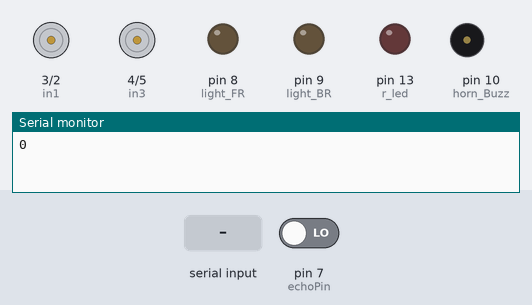
Bench run of a sketch on a simulated Arduino Uno, built with avr-gcc and run on an emulated ATmega328P. Parts: motor-driver pin pairs drawn as motors (green arrow = first pin HIGH = forward, orange = second pin HIGH = backward, longer = more drive), output pins drawn as LEDs (lit = HIGH), buzzer (waves = sounding, pin HIGH), the last lines printed to the serial monitor. The test bench sets the inputs (shaded band); at power-on: pin 7 (echoPin) LOW. Pins used as bus, display or sensor lines are not drawn.

Above: at 1.7 s.
1.8 s: "F" received over Serial
At 3.5 s:
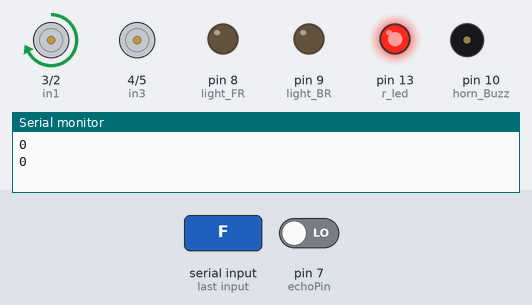
4.0 s: byte 50 ('2') received over Serial
At 5.7 s:
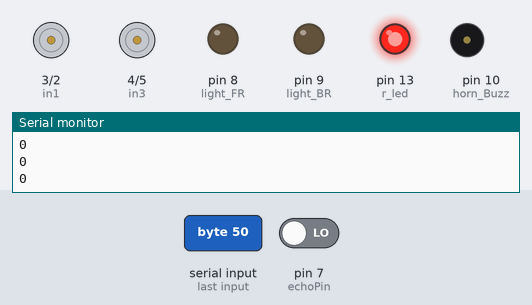
6.0 s: "B" received over Serial
At 7.7 s:
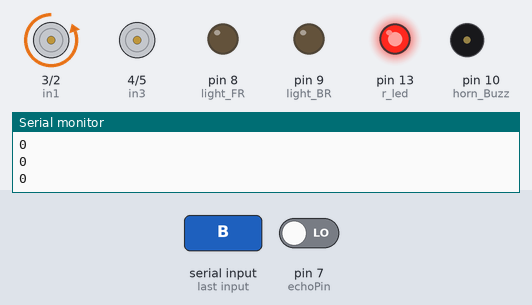
8.0 s: "L" received over Serial
At 9.1 s:
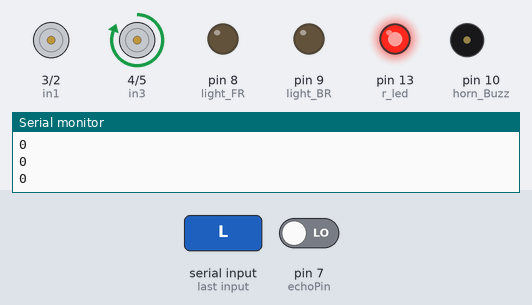
10.0 s: "R" received over Serial
At 11.4 s:
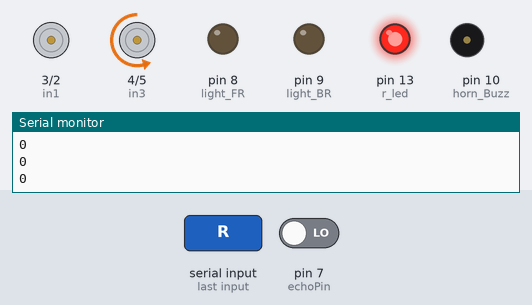
12.1 s: "G" received over Serial
At 13.6 s:
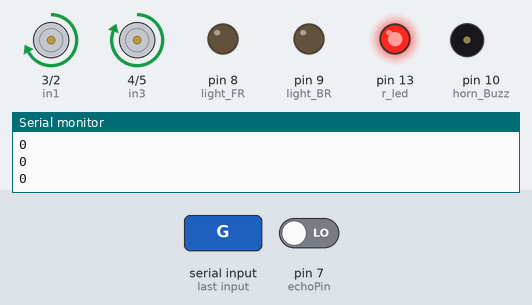
Timing chart, 0 to 15.1 s (numbered marks = the images above; inputs shaded):
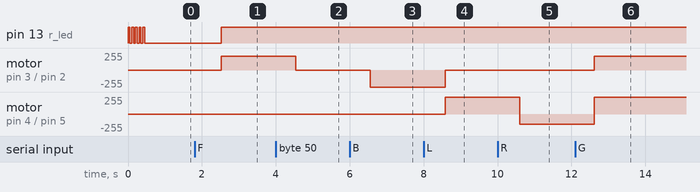

The sketch:

Bluetooth_car_dual_motor_modified.ino
```cpp
#define in1 3 //L298n Motor Driver pins.
#define in2 2
#define in3 4
#define in4 5
#define trigPin 6           // Trig Pin Of HC-SR04
#define echoPin 7
#define light_FR  8    //LED Front Right   pin A0 for Arduino Uno
#define light_BR  9    //LED Back Right    pin A2 for Arduino Uno
#define horn_Buzz 10    //Horn Buzzer       pin A4 for Arduino Uno
#define r_led 13
int command; //Int to store app command state.
int Speed = 204; // 0 - 255.
int Speedsec;
int buttonState = 0;
int lastButtonState = 0;
int Turnradius = 0; //Set the radius of a turn, 0 - 255 Note:the robot will malfunction if this is higher than int Speed.
int brakeTime = 45;
int brkonoff = 1; //1 for the electronic braking system, 0 for normal.
boolean lightFront = false;
boolean lightBack = false;
boolean horn = false;

long duration, distance;

void setup() {
  pinMode(in1, OUTPUT);
  pinMode(in2, OUTPUT);
  pinMode(in3, OUTPUT);
  pinMode(in4, OUTPUT);
   pinMode(light_FR, OUTPUT);
    pinMode(light_BR, OUTPUT);
    pinMode(horn_Buzz, OUTPUT);
    pinMode(trigPin, OUTPUT);       // Set Trig Pin As O/P To Transmit Waves
  pinMode(echoPin, INPUT);
  pinMode(r_led,OUTPUT);
  Serial.begin(9600);  //Set the baud rate to your Bluetooth module.

  for(int i=0;i<5;i++)
  {
    digitalWrite(r_led,HIGH);
    delay(50);
    digitalWrite(r_led,LOW);
    delay(50);
  }
}

void loop() {

  digitalWrite(trigPin, LOW);
  delayMicroseconds(2);
  digitalWrite(trigPin, HIGH);       // Transmit Waves For 10us
  delayMicroseconds(10);
  duration = pulseIn(echoPin, HIGH);        // Receive Reflected Waves
  distance = duration / 58.2;                       // Get Distance
  Serial.println(distance);
  delay(10);


   if ((distance < 30)&&(distance > 0))            // Condition For Presence Of Obstacle
  {
    obstacle();
  }


  if (Serial.available() > 0) {
    command = Serial.read();
    Stop(); //Initialize with motors stoped.


if (lightFront) {digitalWrite(light_FR, HIGH);}
if (!lightFront) {digitalWrite(light_FR, LOW);}
if (lightBack) {digitalWrite(light_BR, HIGH);}
if (!lightBack) {digitalWrite(light_BR, LOW);}
if (horn) {digitalWrite(horn_Buzz, HIGH);}
if (!horn) {digitalWrite(horn_Buzz, LOW);}
    switch (command) {
      case 'F':
        forward();digitalWrite(r_led,HIGH);
        break;
      case 'B':
        back();digitalWrite(r_led,HIGH);
        break;
      case 'L':
        left();digitalWrite(r_led,HIGH);
        break;
      case 'R':
        right();digitalWrite(r_led,HIGH);
        break;
      case 'G':
        forwardleft();digitalWrite(r_led,HIGH);
        break;
      case 'I':
        forwardright();digitalWrite(r_led,HIGH);
        break;
      case 'H':
        backleft();digitalWrite(r_led,HIGH);
        break;
      case 'J':
        backright();digitalWrite(r_led,HIGH);
        break;
      case '0':
        Speed = 100;
        break;
      case '1':
        Speed = 140;
        break;
      case '2':
        Speed = 153;
        break;
      case '3':
        Speed = 165;
        break;
      case '4':
        Speed = 178;
        break;
      case '5':
        Speed = 191;
        break;
      case '6':
        Speed = 204;
        break;
      case '7':
        Speed = 216;
        break;
      case '8':
        Speed = 229;
        break;
      case '9':
        Speed = 242;
        break;
      case 'q':
        Speed = 255;
        break;
      case 'W':lightFront = true;break;
      case 'w':lightFront = false;break;
      case 'U':lightBack = true;break;
      case 'u':lightBack = false;break;
      case 'V':horn = true;digitalWrite(r_led,HIGH);break;
      case 'v':horn = false;digitalWrite(r_led,HIGH);break;
      case 'X':
        lightFront=true;
        lightBack=true;
        horn=true;digitalWrite(r_led,HIGH);
      break;
      case 'x':
        lightFront=false;
        lightBack=false;
        horn=false;digitalWrite(r_led,HIGH);
      break;

    }
    Speedsec = Turnradius;
    if (brkonoff == 1) {
      brakeOn();
    } else {
      brakeOff();
    }
  }
}

void forward() {
  analogWrite(in1, Speed);

}

void back() {
  analogWrite(in2, Speed);

}

void left() {
  analogWrite(in3, Speed);

}

void right() {
  analogWrite(in4, Speed);

}
void forwardleft() {
  analogWrite(in1, Speed);
  analogWrite(in3, Speed);
}
void forwardright() {
  analogWrite(in1, Speed);
  analogWrite(in4, Speed);
}
void backright() {
  analogWrite(in2, Speed);
  analogWrite(in4, Speed);
}
void backleft() {
  analogWrite(in2, Speed);
  analogWrite(in3, Speed);
}

void Stop() {
  analogWrite(in1, 0);
  analogWrite(in2, 0);
  analogWrite(in3, 0);
  analogWrite(in4, 0);

}

void obstacle(){

  back();
  delay(500);
  Stop();


  for(int i=0;i<3;i++){
  digitalWrite(light_FR, HIGH);
  digitalWrite(light_BR, HIGH);
  delay(100);
  digitalWrite(light_FR, LOW);
  digitalWrite(light_BR, LOW);
  delay(100);}
}

void brakeOn() {
  //Here's the future use: an electronic braking system!
  // read the pushbutton input pin:
  buttonState = command;
  // compare the buttonState to its previous state
  if (buttonState != lastButtonState) {
    // if the state has changed, increment the counter
    if (buttonState == 'S') {
      if (lastButtonState != buttonState) {
        digitalWrite(in1, HIGH);
        digitalWrite(in2, HIGH);
        digitalWrite(in3, HIGH);
        digitalWrite(in4, HIGH);
        delay(brakeTime);
        Stop();
      }
    }
    // save the current state as the last state,
    //for next time through the loop
    lastButtonState = buttonState;
  }
}
void brakeOff() {

}
```

Measured:
- after the input at 1.8 s, pin 13 (r_led): LOW → HIGH after 0.72 s; motor on pin 3 (in1) / pin 2 (in2): stopped → forward 204/255 after 0.72 s
- after the input at 4.0 s, motor on pin 3 (in1) / pin 2 (in2): forward 204/255 → stopped after 0.54 s
- after the input at 6.0 s, motor on pin 3 (in1) / pin 2 (in2): stopped → backward 255/255 after 0.56 s
- after the input at 8.0 s, motor on pin 3 (in1) / pin 2 (in2): backward 255/255 → stopped after 0.58 s; motor on pin 4 (in3) / pin 5 (in4): stopped → forward 255/255 after 0.58 s
- after the input at 10.0 s, motor on pin 4 (in3) / pin 5 (in4): forward 255/255 → backward 153/255 after 0.60 s
- after the input at 12.1 s, motor on pin 3 (in1) / pin 2 (in2): stopped → forward 204/255 after 0.52 s; motor on pin 4 (in3) / pin 5 (in4): backward 153/255 → forward 255/255 after 0.52 s
